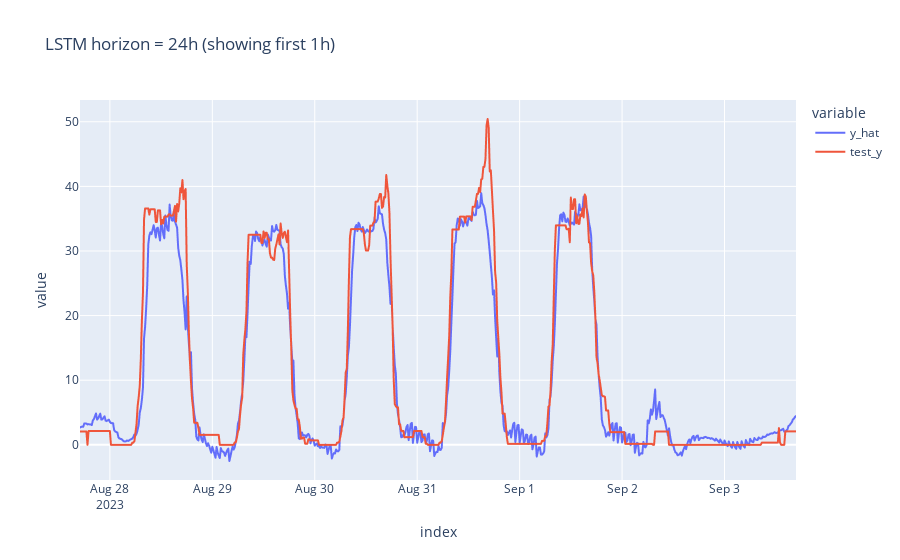

Write notebook code for a chart like this one.
### Markdown cell above
Hour-ahead

### Code cell
viz_horizon_h = 1
horizon_h = int(data_opt['n_timesteps']/4)

idx = pd.date_range(y_hat.index[0],periods=int(168/viz_horizon_h),freq=f'{viz_horizon_h}h')

out1_tplus = [f'out1(t+{t})' for t in range(4*viz_horizon_h)]

y_hat_flat = y_hat[out1_tplus].loc[idx].values.flatten()

test_y_flat = test_y[out1_tplus].loc[idx].values.flatten()

pd.DataFrame({'y_hat':y_hat_flat,'test_y':test_y_flat},
            index=pd.date_range(idx[0],periods=len(y_hat_flat),freq='15min'))\
                .plot(title=f'LSTM horizon = {horizon_h}h (showing first {viz_horizon_h}h)')

### Figure 1 — Plotly figure (JSON) as saved in the notebook; plotly's stock layout.template omitted (floating-point values rounded to 4 significant figures; data arrays with more than 128 entries replaced by an {"elided": "..."} marker saying what was removed)
{"data": [{"hovertemplate": "variable=y_hat<br>index=%{x}<br>value=%{y}<extra></extra>", "legendgroup": "y_hat", "line": {"color": "#636efa", "dash": "solid"}, "marker": {"symbol": "circle"}, "mode": "lines", "name": "y_hat", "showlegend": true, "type": "scattergl", "x": {"elided": "672 str values"}, "xaxis": "x", "y": {"elided": "672 float values"}, "yaxis": "y"}, {"hovertemplate": "variable=test_y<br>index=%{x}<br>value=%{y}<extra></extra>", "legendgroup": "test_y", "line": {"color": "#EF553B", "dash": "solid"}, "marker": {"symbol": "circle"}, "mode": "lines", "name": "test_y", "showlegend": true, "type": "scattergl", "x": {"elided": "672 str values"}, "xaxis": "x", "y": {"elided": "672 float values"}, "yaxis": "y"}], "layout": {"legend": {"title": {"text": "variable"}, "tracegroupgap": 0}, "title": {"text": "LSTM horizon = 24h (showing first 1h)"}, "xaxis": {"anchor": "y", "domain": [0, 1], "title": {"text": "index"}}, "yaxis": {"anchor": "x", "domain": [0, 1], "title": {"text": "value"}}}}
